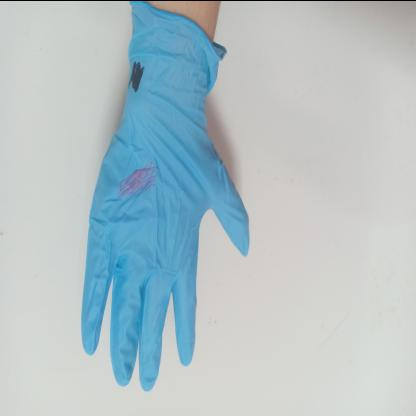
#> input picture Glove_defect_detection.v1i.multiclass/train/IMG20220420170224_jpg.rf.547b0628d51c7a5e14f9e9f5ae763913.jpg, 416 x 416 px
$ python segmentation_tuning.py
#> lines starting #> are read from the running program, lines starting #| are printed output that depends on the picture; after the words box and inside, x2 and y2 are one past the last pixel; in counts of white or black regions, pixels touching at a corner belong together
"""
Tune the params for segmenting a glove from an image
"""
import cv2
import numpy as np


img1 = cv2.imread('./Glove_defect_detection.v1i.multiclass/train/IMG20220420170224_jpg.rf.547b0628d51c7a5e14f9e9f5ae763913.jpg')
#> img1 is the input picture: shape (416, 416, 3); mean B, G, R 199.5, 194.6, 178.7
img2 = cv2.imread("./Glove_defect_detection.v1i.multiclass/train/IMG20220420170234_jpg.rf.6004d016cef1a1547296bd26d0dd9398.jpg")


def nothing(x):
    return x


# [40 lines left out: function segment_glove_canny_trackbars, not called in this run]


# suitable for segmenting medical gloves becoz each medical glove is of one colour
def segment_glove_thresholding_trackbars(rgb_image):
    cv2.namedWindow("Trackbars")
    cv2.resizeWindow("Trackbars", 500, 500)
    cv2.createTrackbar('kernel_blur', 'Trackbars', 1, 21, nothing)
    cv2.createTrackbar('kernel_opening', 'Trackbars', 0, 255, nothing)
    cv2.createTrackbar('lower_thres', 'Trackbars', 0, 255, nothing)
    cv2.createTrackbar('upper_thres', 'Trackbars', 0, 255, nothing)
    cv2.createTrackbar('contrast', 'Trackbars', 1, 10, nothing)
    cv2.createTrackbar('brightness', 'Trackbars', 0, 127, nothing)
    cv2.setTrackbarMin('brightness', 'Trackbars', -127)
    cv2.setTrackbarPos("upper_thres", "Trackbars", 255)
    while True:
        brightness = cv2.getTrackbarPos('brightness', 'Trackbars')
        contrast = cv2.getTrackbarPos('contrast', 'Trackbars')
        rgb_image_converted = cv2.convertScaleAbs(rgb_image, alpha=contrast, beta=brightness)
        gray_image = cv2.cvtColor(rgb_image_converted, cv2.COLOR_BGR2GRAY)
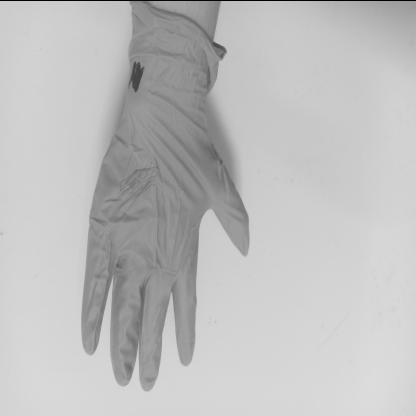
#> gray_image: shape (416, 416); min 0, max 224, mean 190.4
        kernel_blur = cv2.getTrackbarPos('kernel_blur', 'Trackbars')
        kernel_opening_size = cv2.getTrackbarPos('kernel_opening', 'Trackbars')
        kernel_opening = np.ones((kernel_opening_size, kernel_opening_size), np.uint8)
        lower_thres = cv2.getTrackbarPos('lower_thres', 'Trackbars')
        upper_thres = cv2.getTrackbarPos('upper_thres', 'Trackbars')
        if kernel_blur % 2 == 0:
            kernel_blur += 1
            cv2.setTrackbarPos("kernel_blur", "Trackbars", kernel_blur)
        blurred_image = cv2.GaussianBlur(gray_image, (kernel_blur, kernel_blur), 0)
        th, binary_img = cv2.threshold(blurred_image, lower_thres, upper_thres, cv2.THRESH_BINARY_INV)
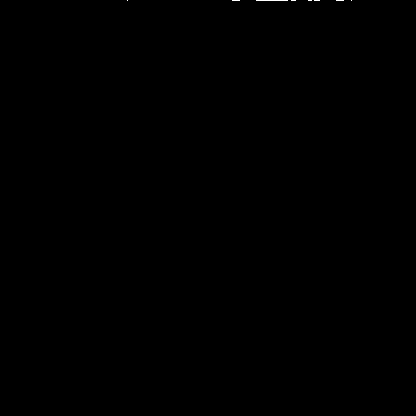
#> binary_img: shape (416, 416); 0.04% white in thin lines or dots, all inside (x1, y1, x2, y2) = (127, 0, 352, 1)
#> th = 0
        binary_opened = cv2.morphologyEx(binary_img, cv2.MORPH_OPEN, kernel_opening)
#> binary_opened: shape (416, 416); every value is 0
        output_img = cv2.bitwise_and(rgb_image, rgb_image, mask=binary_opened)
#> output_img: shape (416, 416, 3); every value is 0

        # Display the results
        cv2.imshow('Original Image', rgb_image)
        cv2.imshow('Image after contrast and brightness', rgb_image_converted)
        cv2.imshow("Binary image", binary_img)
        cv2.imshow("Opened binary image", binary_opened)
        cv2.imshow('Segmented glove', output_img)
        if cv2.waitKey(1) & 0xFF == ord('q'):
#> (key q is pressed here)
            break
    cv2.destroyAllWindows()


def segment_glove_adaptive_thresholding_trackbars(rgb_image):
    cv2.namedWindow("Trackbars")
    cv2.resizeWindow("Trackbars", 500, 500)
    cv2.createTrackbar('kernel_blur', 'Trackbars', 1, 21, nothing)
    cv2.createTrackbar('kernel_opening', 'Trackbars', 0, 255, nothing)
    cv2.createTrackbar('blockSize', 'Trackbars', 3, 31, nothing)
    cv2.createTrackbar('C', 'Trackbars', 0, 255, nothing)
    cv2.createTrackbar('adaptiveMethod', 'Trackbars', 0, 1, nothing)
    cv2.createTrackbar('brightness', 'Trackbars', 0, 127, nothing)
    cv2.setTrackbarMin('brightness', 'Trackbars', -127)
    cv2.createTrackbar('contrast', 'Trackbars', 1, 255, nothing)
    adaptiveMethods = [cv2.ADAPTIVE_THRESH_MEAN_C, cv2.ADAPTIVE_THRESH_GAUSSIAN_C]
    while True:
        brightness = cv2.getTrackbarPos('brightness', 'Trackbars')
        contrast = cv2.getTrackbarPos('contrast', 'Trackbars')
        blockSize = cv2.getTrackbarPos('blockSize', 'Trackbars')
        adaptiveMethod_index = cv2.getTrackbarPos('adaptiveMethod', 'Trackbars')
        C = cv2.getTrackbarPos('C', 'Trackbars')
        rgb_image_converted = cv2.convertScaleAbs(rgb_image, alpha=contrast, beta=brightness)
        gray_image = cv2.cvtColor(rgb_image_converted, cv2.COLOR_BGR2GRAY)
        kernel_blur = cv2.getTrackbarPos('kernel_blur', 'Trackbars')
        kernel_opening_size = cv2.getTrackbarPos('kernel_opening', 'Trackbars')
        kernel_opening = np.ones((kernel_opening_size, kernel_opening_size), np.uint8)

        if kernel_blur % 2 == 0:
            kernel_blur += 1
            cv2.setTrackbarPos("kernel_blur", "Trackbars", kernel_blur)

        if blockSize % 2 == 0:
            blockSize += 1
            cv2.setTrackbarPos("blockSize", "Trackbars", blockSize)

        blurred_image = cv2.GaussianBlur(gray_image, (kernel_blur, kernel_blur), 0)
        binary_img = cv2.adaptiveThreshold(blurred_image, 255, adaptiveMethods[adaptiveMethod_index], cv2.THRESH_BINARY, blockSize, C)
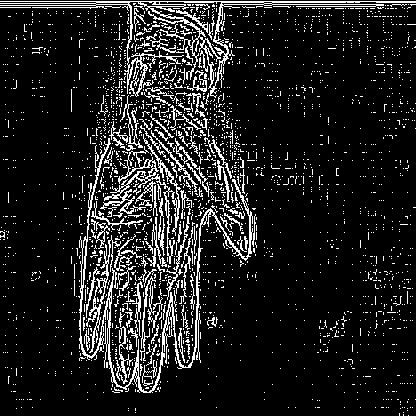
#> binary_img: shape (416, 416); 11.9% white in thin lines or dots
        binary_opened = cv2.morphologyEx(binary_img, cv2.MORPH_OPEN, kernel_opening)
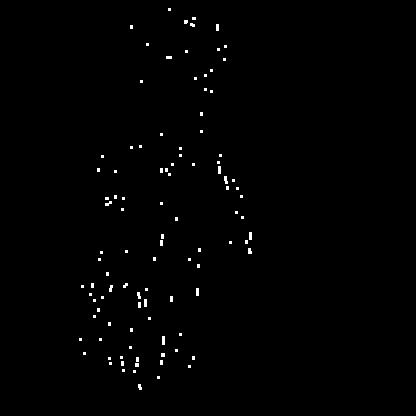
#> binary_opened: shape (416, 416); 0.72% white; 103 white regions (92 under 20 px), largest, box (x1, y1, x2, y2) and area: (162, 336, 165, 345) 27, (218, 166, 221, 174) 24, (224, 176, 228, 184) 24
        output_img = cv2.bitwise_and(rgb_image, rgb_image, mask=binary_opened)

        # Display the results
        cv2.imshow('Original Image', rgb_image)
        cv2.imshow('Image after contrast and brightness', rgb_image_converted)
        cv2.imshow("Binary image", binary_img)
        cv2.imshow("Opened binary image", binary_opened)
        cv2.imshow('Segmented glove', output_img)
        if cv2.waitKey(1) & 0xFF == ord('q'):
#> (key q is pressed here)
            break
    cv2.destroyAllWindows()


segment_glove_thresholding_trackbars(img1)
segment_glove_adaptive_thresholding_trackbars(img1)

$ run again, with Glove_defect_detection.v1i.multiclass/train/IMG20220420170224_jpg.rf.5928e1b0caad79c47aa3de2380c3ac22.jpg copied over Glove_defect_detection.v1i.multiclass/train/IMG20220420170224_jpg.rf.547b0628d51c7a5e14f9e9f5ae763913.jpg
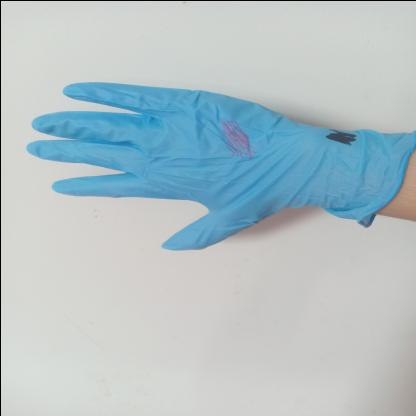
#> input picture Glove_defect_detection.v1i.multiclass/train/IMG20220420170224_jpg.rf.5928e1b0caad79c47aa3de2380c3ac22.jpg, 416 x 416 px
#> img1 is the input picture: shape (416, 416, 3); mean B, G, R 199.2, 194.2, 178.3
#> th = 0
#> in segment_glove_adaptive_thresholding_trackbars, `binary_img = cv2.adaptiveThreshold(blurred_image, 255, adaptiveMethods..`:
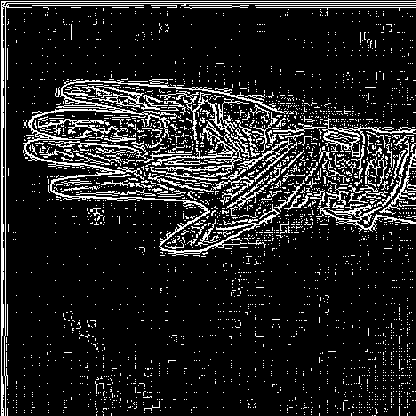
#> binary_img: shape (416, 416); 12.9% white in thin lines or dots
#> in segment_glove_adaptive_thresholding_trackbars, `binary_opened = cv2.morphologyEx(binary_img, cv2.MORPH_OPEN, kernel_op..`:
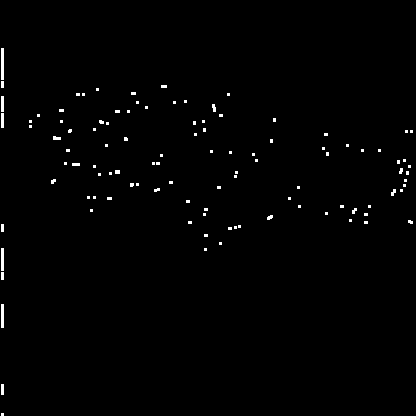
#> binary_opened: shape (416, 416); 0.91% white; 107 white regions (91 under 20 px), largest, box (x1, y1, x2, y2) and area: (1, 48, 4, 80) 96, (1, 304, 4, 328) 72, (1, 248, 4, 271) 69

$ run again, with Glove_defect_detection.v1i.multiclass/train/IMG20220420170224_jpg.rf.cda68c1903aa45284c9520f9db1b0618.jpg copied over Glove_defect_detection.v1i.multiclass/train/IMG20220420170224_jpg.rf.547b0628d51c7a5e14f9e9f5ae763913.jpg
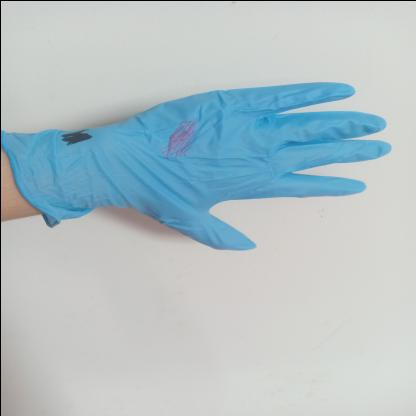
#> input picture Glove_defect_detection.v1i.multiclass/train/IMG20220420170224_jpg.rf.cda68c1903aa45284c9520f9db1b0618.jpg, 416 x 416 px
#> img1 is the input picture: shape (416, 416, 3); mean B, G, R 199.1, 194.1, 178.2
#> th = 0
#> in segment_glove_adaptive_thresholding_trackbars, `binary_img = cv2.adaptiveThreshold(blurred_image, 255, adaptiveMethods..`:
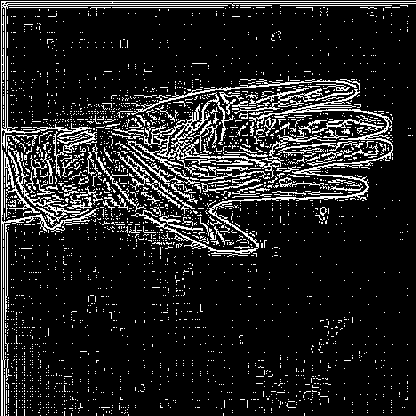
#> binary_img: shape (416, 416); 12.8% white in thin lines or dots
#> in segment_glove_adaptive_thresholding_trackbars, `binary_opened = cv2.morphologyEx(binary_img, cv2.MORPH_OPEN, kernel_op..`:
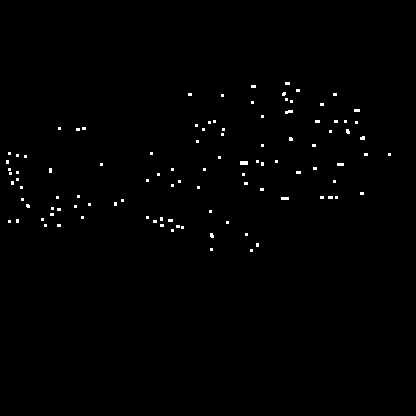
#> binary_opened: shape (416, 416); 0.68% white; 105 white regions (101 under 20 px), largest, box (x1, y1, x2, y2) and area: (240, 161, 248, 165) 32, (285, 110, 293, 114) 24, (281, 197, 289, 200) 24, (337, 163, 344, 166) 21

$ run again, with Glove_defect_detection.v1i.multiclass/train/IMG20220420170341_jpg.rf.2a0ed7b4dd6e7ea0b99b4e0d3fa2e87d.jpg copied over Glove_defect_detection.v1i.multiclass/train/IMG20220420170224_jpg.rf.547b0628d51c7a5e14f9e9f5ae763913.jpg
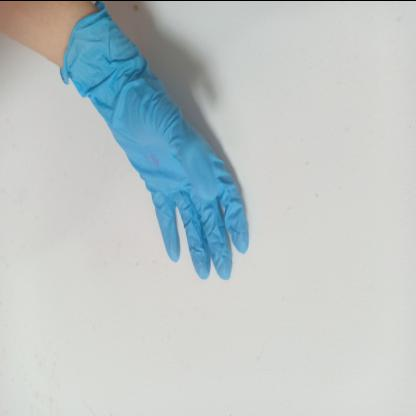
#> input picture Glove_defect_detection.v1i.multiclass/train/IMG20220420170341_jpg.rf.2a0ed7b4dd6e7ea0b99b4e0d3fa2e87d.jpg, 416 x 416 px
#> img1 is the input picture: shape (416, 416, 3); mean B, G, R 199.1, 198.3, 189.6
#> th = 0
#> in segment_glove_adaptive_thresholding_trackbars, `binary_img = cv2.adaptiveThreshold(blurred_image, 255, adaptiveMethods..`:
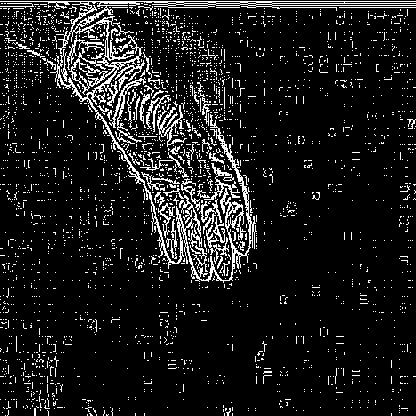
#> binary_img: shape (416, 416); 10.1% white in thin lines or dots
#> in segment_glove_adaptive_thresholding_trackbars, `binary_opened = cv2.morphologyEx(binary_img, cv2.MORPH_OPEN, kernel_op..`:
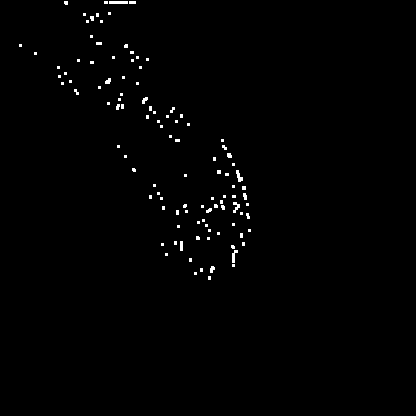
#> binary_opened: shape (416, 416); 0.85% white; 110 white regions (98 under 20 px), largest, box (x1, y1, x2, y2) and area: (109, 1, 128, 4) 57, (236, 170, 243, 182) 46, (232, 250, 238, 263) 42
